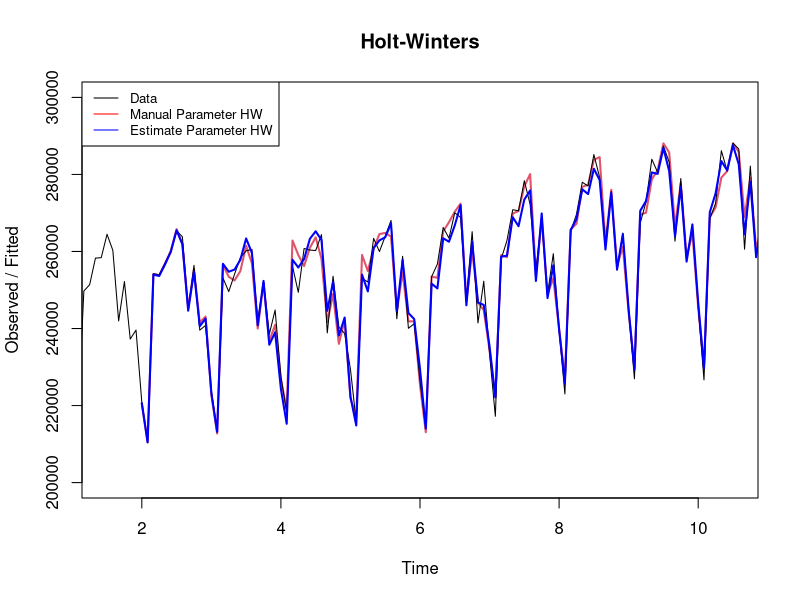

The R script that drew this image:
library(stats)

# Read in the data
frame<-read.csv("VMTdataTSonly.csv")

# Create time series object from data frame
x<-ts(frame, frequency = 12)
print(x)

# Compute HW model with manually specified parameters
fit1<-HoltWinters(x, seasonal="add", alpha=0.5, beta=0.5, gamma=0.5)
#seasonal = “add” specifies that R should use a multiplicative model

print(fit1$SSE)

#optimize parameters     
fit2<-HoltWinters(x, seasonal="add")

print(fit2$SSE)


plot(fit1,xlim=c(1.5,10.5),ylim=c(200000,300000),
     main = "Holt-Winters",lw=2)
lines(fit2$fitted[,1],col='blue',lw=2)
legend('topleft',col=c('black','red','blue'),lty=1,cex=0.8,
       legend=c('Data','Manual Parameter HW','Estimate Parameter HW'))
